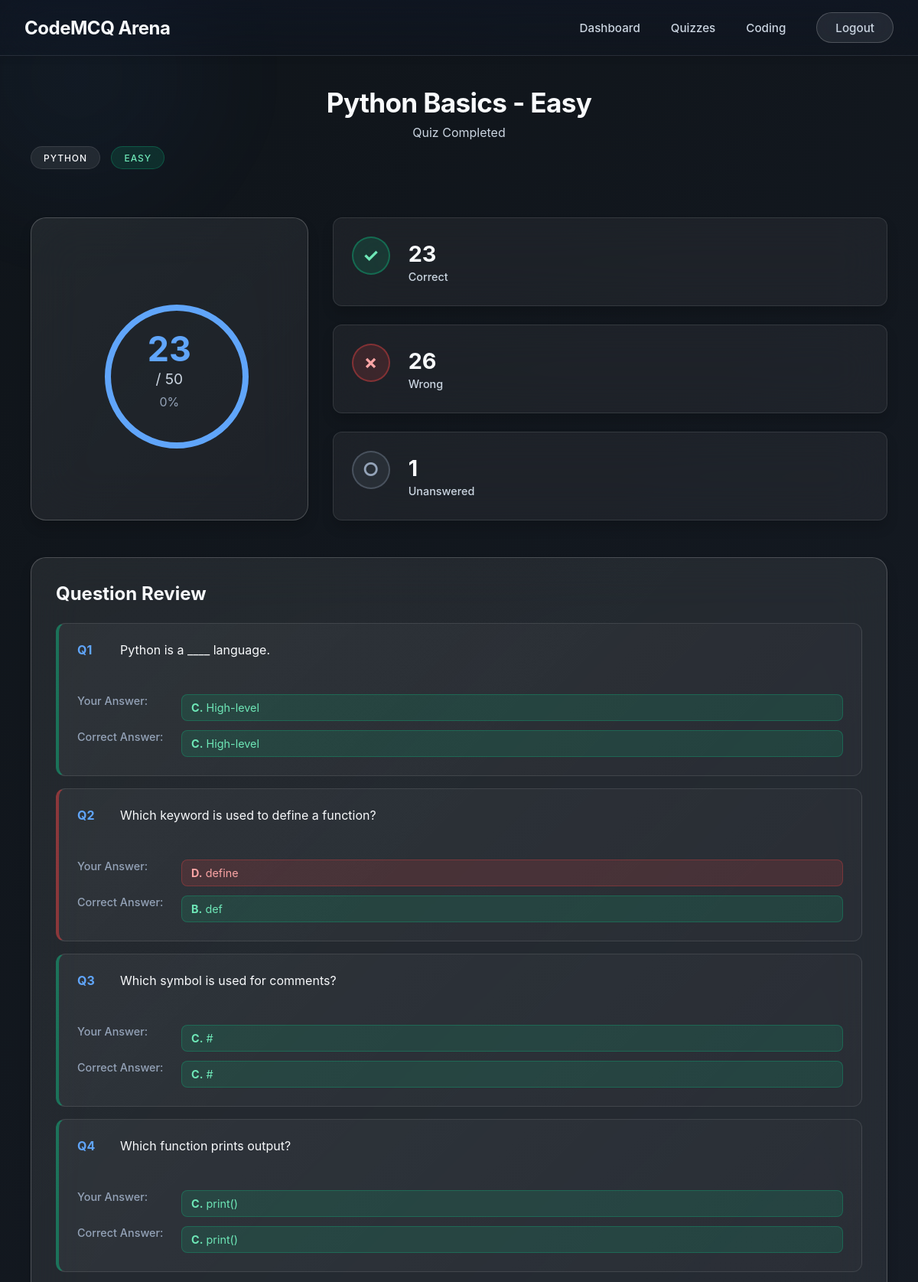
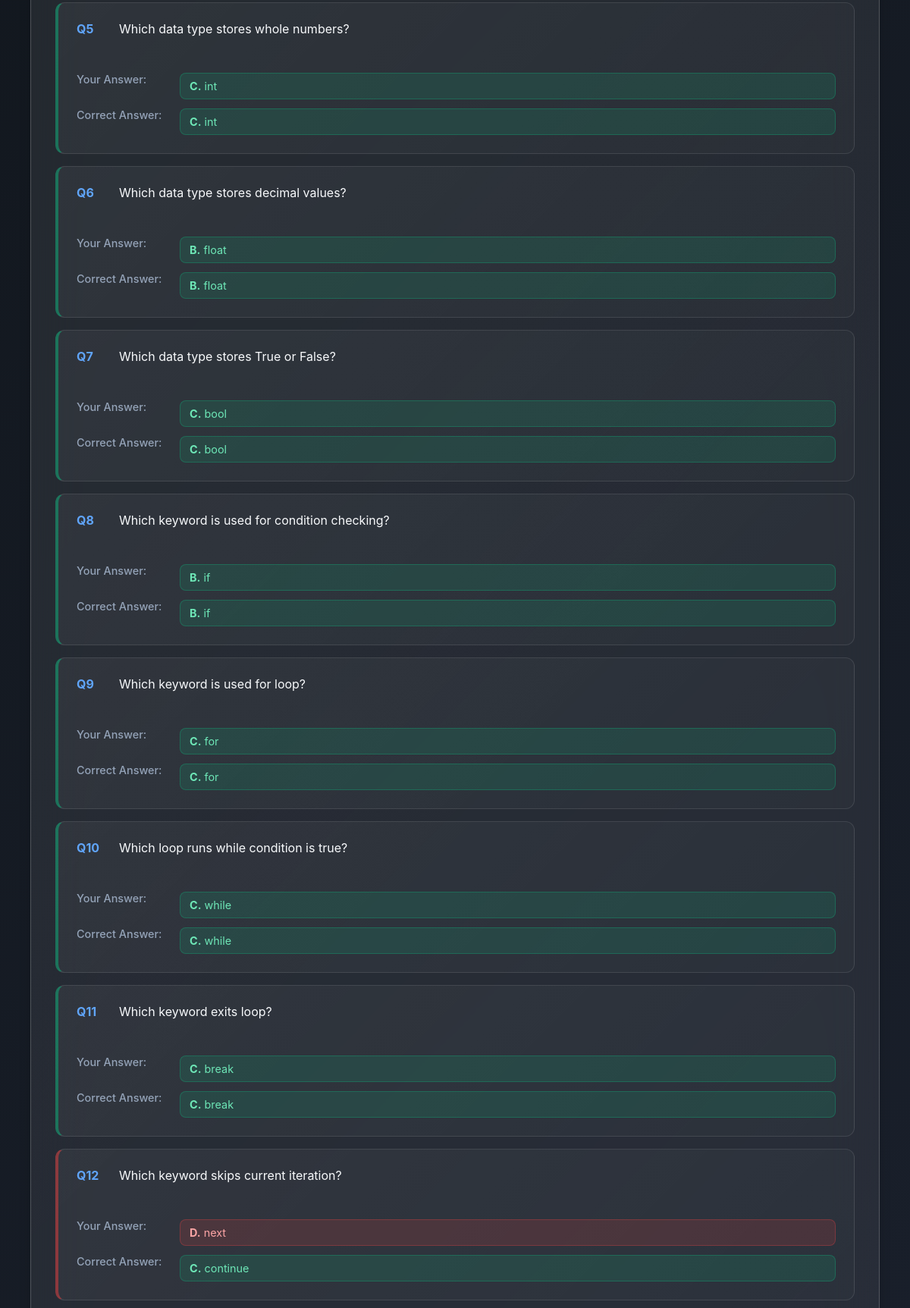
The app's page /result/46 (signed in, upper part) with its own data (2 pictures, top to bottom).
### tables this page shows
CREATE TABLE attempts (
        id INTEGER PRIMARY KEY AUTOINCREMENT,
        user_id INTEGER NOT NULL,
        quiz_id TEXT NOT NULL,
        score INTEGER DEFAULT 0,
        started_at TIMESTAMP DEFAULT CURRENT_TIMESTAMP,
        completed_at TIMESTAMP,
        total_correct INTEGER DEFAULT 0,
        total_wrong INTEGER DEFAULT 0,
        total_unanswered INTEGER DEFAULT 0,
        FOREIGN KEY (user_id) REFERENCES users (id)
    );

### app.py (the view)
    def decorated_function(*args, **kwargs):
        if 'user_id' not in session:
            flash('Please login to access this page.', 'error')
            return redirect(url_for('login'))
        return f(*args, **kwargs)

### app.py (called while the page is built)
@app.context_processor
def inject_language_labels():
    return {
        'language_labels': LANGUAGE_LABELS,
        'get_language_label': get_language_label
    }

def get_db():
    conn = sqlite3.connect(app.config['DATABASE'])
    conn.row_factory = sqlite3.Row
    return conn

def require_login(f):
    def decorated_function(*args, **kwargs):
        if 'user_id' not in session:
            flash('Please login to access this page.', 'error')
            return redirect(url_for('login'))
        return f(*args, **kwargs)
    decorated_function.__name__ = f.__name__
    return decorated_function

### data_loader.py (called while the page is built, shortened)
def normalise(value: str) -> str:
    return value.strip().lower()

def get_language_label(language: Optional[str]) -> str:
    if not language:
        return ''
    key = normalise(language)
    return LANGUAGE_LABELS.get(key, key.replace('_', ' ').title())

def get_mcq_file_path(language: str, level: str) -> str:
    lang = normalise(language)
    lvl = normalise(level)
    return os.path.join(MCQ_DIR, lang, f'{lvl}.json')

def _load_json_file(path: str) -> Optional[Dict]:
    try:
        with open(path, 'r', encoding='utf-8') as f:
            return json.load(f)
    except (FileNotFoundError, json.JSONDecodeError):
        return None

def load_quiz(language: str, level: str) -> Optional[Dict]:
    file_path = get_mcq_file_path(language, level)
    return _load_json_file(file_path)

def get_quiz_by_id(quiz_id: str) -> Optional[Dict]:
    if not quiz_id or '_' not in quiz_id:
        return None
    language, level = quiz_id.rsplit('_', 1)
    language = normalise(language)
    level = normalise(level)
    quiz = load_quiz(language, level)
    if quiz:
        return quiz

### templates/result.html (shortened to what this page needs)
{% extends "base.html" %}
{% block content %}
<div class="result-container">
    <div class="result-header">
        <h1>{{ quiz.title }}</h1>
        <p class="result-subtitle">Quiz Completed</p>
        <div class="result-tags">
            <span class="language-tag">{{ get_language_label(quiz.language) }}</span>
            <span class="level-chip level-{{ quiz.level }}">{{ quiz.level.title() }}</span>
        </div>
    </div>
    <div class="result-stats">
        <div class="score-circle glass-card">
            <div class="score-ring">
                <svg class="progress-ring" width="200" height="200">
                    <circle class="progress-ring-circle" cx="100" cy="100" r="90" />
                </svg>
                <div class="score-content">
                    <div class="score-value" id="score-value">{{ attempt.score }}</div>
                    <div class="score-total">/ {{ quiz.questions|length }}</div>
                    <div class="score-percentage" id="score-percentage">0%</div>
                </div>
            </div>
        </div>
        <div class="stats-breakdown">
            <div class="stat-item glass-card">
                <div class="stat-icon correct">✓</div>
                <div class="stat-details">
                    <div class="stat-number">{{ attempt.total_correct }}</div>
                    <div class="stat-label">Correct</div>
                </div>
            </div>
            <div class="stat-item glass-card">
                <div class="stat-icon wrong">✗</div>
                <div class="stat-details">
                    <div class="stat-number">{{ attempt.total_wrong }}</div>
                    <div class="stat-label">Wrong</div>
                </div>
            </div>
            <div class="stat-item glass-card">
                <div class="stat-icon unanswered">○</div>
                <div class="stat-details">
                    <div class="stat-number">{{ attempt.total_unanswered }}</div>
                    <div class="stat-label">Unanswered</div>
                </div>
            </div>
        </div>
    </div>
    <div class="results-table-container glass-card">
        <h2 class="table-title">Question Review</h2>
        <div class="results-table">
            {% for result in results %}
            <div class="result-row {% if result.is_correct %}correct-row{% else %}wrong-row{% endif %}">
                <div class="result-question">
                    <div class="question-number">Q{{ loop.index }}</div>
                    <div class="question-text">{{ result.question.question_text }}</div>
                </div>
                <div class="result-answers">
                    <div class="answer-item">
                        <span class="answer-label">Your Answer:</span>
                        <span class="answer-value {% if result.selected_option_id == result.correct_option_id %}correct{% else %}wrong{% endif %}">
                            {% if result.selected_option_text %}
                                <strong>{{ result.selected_option_id|upper }}.</strong> {{ result.selected_option_text }}
                            {% else %}
                                Not answered
                            {% endif %}
                        </span>
                    </div>
                    <div class="answer-item">
                        <span class="answer-label">Correct Answer:</span>
                        <span class="answer-value correct"><strong>{{ result.correct_option_id|upper }}.</strong> {{ result.correct_option_text }}</span>
                    </div>
                </div>
            </div>
            {% endfor %}
        </div>
    </div>
</div>
{% endblock %}

### records on screen
attempts: score "23", total_correct "23", total_wrong "26", total_unanswered "1"

### other values on screen
{{ quiz.title }} "Python Basics - Easy"
{{ get_language_label(quiz.language) }} "PYTHON"
{{ quiz.level.title() }} "EASY"
{{ quiz.questions|length }} "50"
{{ result.question.question_text }} "Python is a ____ language." "Which keyword is used to define a function?" "Which symbol is used for comments?" "Which function prints output?" "Which data type stores whole numbers?" "Which data type stores decimal values?" "Which data type stores True or False?" "Which keyword is used for condition checking?" "Which keyword is used for loop?" "Which loop runs while condition is true?" "Which keyword exits loop?" "Which keyword skips current iteration?"
{{ result.selected_option_id|upper }} "C" "D" "C" "C" "C" "B" "C" "B" "C" "C" "C" "D"
{{ result.selected_option_text }} "High-level" "define" "#" "print()" "int" "float" "bool" "if" "for" "while" "break" "next"
{{ result.correct_option_id|upper }} "C" "B" "C" "C" "C" "B" "C" "B" "C" "C" "C" "C"
{{ result.correct_option_text }} "High-level" "def" "#" "print()" "int" "float" "bool" "if" "for" "while" "break" "continue"
